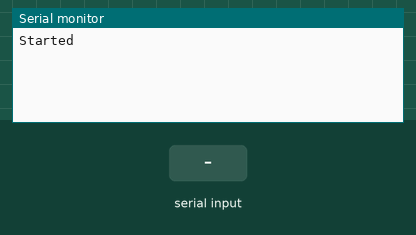
This sketch was run on a simulated Arduino Leonardo, built with avr-gcc and run on an emulated ATmega32U4. Shown: the last lines printed to the serial monitor. Inputs (shaded band) come from the test bench.

Above: at 2.4 s.
2.5 s: "1" received over the second serial link
At 2.8 s:
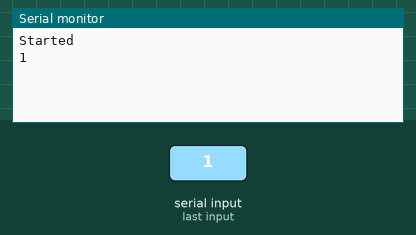
4.0 s: "0" received over the second serial link
At 5.2 s:
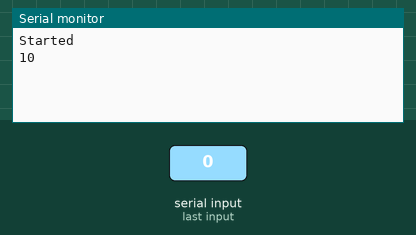

The sketch:

hm10.ino
```cpp
#include <SoftwareSerial.h>   //Software Serial Port

/*Connect your Bluetooth Module to D8 otherwise it will not work due to Arduino Leonardo */

#define RxD         8
#define TxD         9

SoftwareSerial blue(RxD,TxD);

void setup()
{
    Serial.begin(9600);
    blue.begin(9600); //anything other than 9600 will not work

    // wait for serial port to connect. Needed for native USB
    while(!Serial){
    ;
    }

    pinMode(RxD, INPUT);
    pinMode(TxD, OUTPUT);

    Serial.print("Started\n");
    setupBlueToothConnection();

}

void loop() {

        if(blue.available())
        {//check if there's any data sent from the remote bluetooth shield
            Serial.write( blue.read());

        }
        if(Serial.available())
        {//check if there's any data sent from t he local serial terminal, you can add the other applications here
            blue.write(Serial.read());

        }

}

void setupBlueToothConnection()
{
  //blue.begin(9600);

  blue.print("AT");
  delay(400);

  blue.print("AT+ROLE0");  // set the role as slave
  delay(400);

  blue.print("AT+NAMElol");   // set the bluetooth name as "Slave" ,the length of bluetooth name must less than 12 characters.
  delay(400);

}
```

Measured:
- after the input at 2.5 s, the serial monitor: prints a new line at once (image 1)
- after the input at 4.0 s, the serial monitor: prints a new line at once (image 2)
